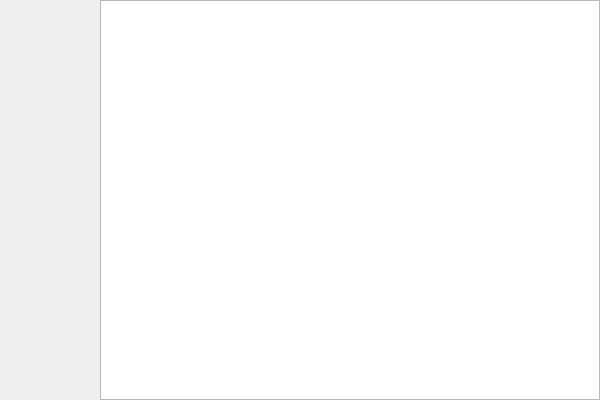
<?xml version="1.0" encoding="UTF-8"?>
<ui version="4.0">
 <class>ServerClass</class>
 <widget class="QMainWindow" name="ServerClass">
  <property name="geometry">
   <rect>
    <x>0</x>
    <y>0</y>
    <width>600</width>
    <height>400</height>
   </rect>
  </property>
  <property name="windowTitle">
   <string>Server</string>
  </property>
  <widget class="QWidget" name="centralWidget">
   <layout class="QHBoxLayout" name="horizontalLayout">
    <property name="spacing">
     <number>0</number>
    </property>
    <property name="leftMargin">
     <number>0</number>
    </property>
    <property name="topMargin">
     <number>0</number>
    </property>
    <property name="rightMargin">
     <number>0</number>
    </property>
    <property name="bottomMargin">
     <number>0</number>
    </property>
    <item>
     <widget class="QWidget" name="wVisualization" native="true">
      <property name="sizePolicy">
       <sizepolicy hsizetype="Minimum" vsizetype="Preferred">
        <horstretch>0</horstretch>
        <verstretch>0</verstretch>
       </sizepolicy>
      </property>
     </widget>
    </item>
    <item>
     <widget class="QTextEdit" name="teLog">
      <property name="minimumSize">
       <size>
        <width>500</width>
        <height>0</height>
       </size>
      </property>
      <property name="maximumSize">
       <size>
        <width>500</width>
        <height>16777215</height>
       </size>
      </property>
      <property name="readOnly">
       <bool>true</bool>
      </property>
     </widget>
    </item>
   </layout>
  </widget>
  <widget class="QMenuBar" name="menuBar">
   <property name="geometry">
    <rect>
     <x>0</x>
     <y>0</y>
     <width>600</width>
     <height>22</height>
    </rect>
   </property>
  </widget>
 </widget>
 <layoutdefault spacing="6" margin="11"/>
 <resources>
  <include location="Server.qrc"/>
 </resources>
 <connections/>
</ui>
